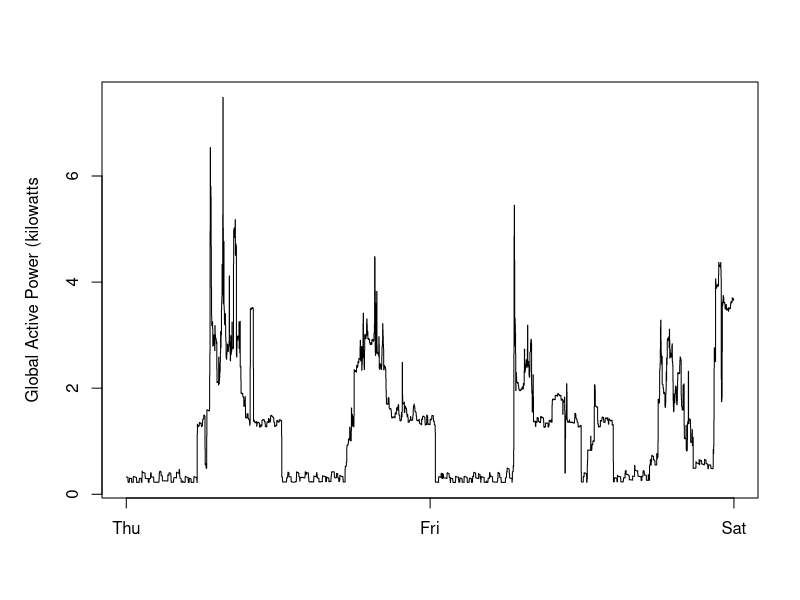

Here is the R script that generated this plot:
# Read February data (created from dataset using getFebData.R)
library(data.table)
df <- fread("./data/feb_household.csv")
df <- df[, -1]

# Create and save the plot as PNG file
png(filename = "plot2.png")
par(mar = c(5.1, 5.1, 4.1, 2.1))
dates_vec <- as.POSIXct(c("2007-02-01", "2007-02-02", "2007-02-03"), tz="UTC")
labels_vec <- weekdays(dates_vec, abbreviate = TRUE)
plot(df$Date, df$Global_active_power, type = "S", xaxt = "n",
     xlab="", ylab="Global Active Power (kilowatts")
axis(side = 1, at = dates_vec, labels = labels_vec)
dev.off()
